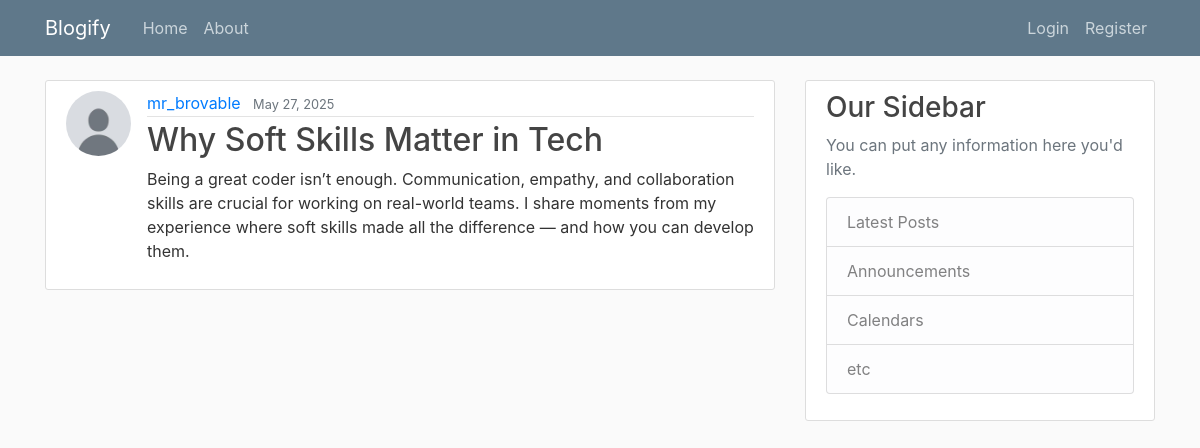
Page /post/24 on the committed database.
### blog/models.py (models this page shows, shortened)
class Post(models.Model):
    title = models.CharField(max_length=100)
    content = models.TextField()
    date_posted = models.DateTimeField(default=timezone.now)
    author = models.ForeignKey(User, on_delete=models.CASCADE)

### users/models.py (models this page shows, shortened)
class Profile(models.Model):
    user = models.OneToOneField(User, on_delete=models.CASCADE)
    image = models.ImageField(default='default.jpg', upload_to='profile_pics')

### blog/views.py (the view)
# urls.py: path('post/<int:pk>', PostDetailView.as_view(), name='post-detail'),
class PostDetailView(DetailView):
    model = Post

### blog/templates/blog/post_detail.html (shortened to what this page needs)
{% extends 'blog/base.html' %}
{% block content %}
    <article class="media content-section">
        <img class="rounded-circle article-img" src="{{ object.author.profile.image.url }}" alt="">
        <div class="media-body">
        <div class="article-metadata">
            <a class="mr-2" href="{% url 'user-posts' object.author.username %}">{{ object.author }}</a>
            <small class="text-muted">{{ object.date_posted | date:"F d, Y" }}</small>
        </div>
        <h2 class="article-title">{{ object.title }}</h2>
        <p class="article-content">{{ object.content }}</p>
        </div>
    </article>
{% endblock content %}

### blog/static/blog/main.css (style rules this page uses)
body { background: #fafafa; color: #333333; margin-top: 5rem; }
h1, h2, h3, h4, h5, h6 { color: #444444; }
.content-section { background: #ffffff; padding: 10px 20px; border: 1px solid #dddddd; border-radius: 3px; margin-bottom: 20px; }
.article-title { color: #444444; }
.article-content { white-space: pre-line; }
.article-img { height: 65px; width: 65px; margin-right: 16px; }
.article-metadata { padding-bottom: 1px; margin-bottom: 4px; border-bottom: 1px solid #e3e3e3 }

### rows in the picture
Post: author.profile.image (placeholder picture), author "mr_brovable", date_posted "May 27, 2025", title "Why Soft Skills Matter in Tech", content "Being a great coder isn’t enough. Communication, empathy, and collaboration skills are crucial for working on real-world teams. I share moments from my experience where soft skills made all the difference — and how you can develop them."
